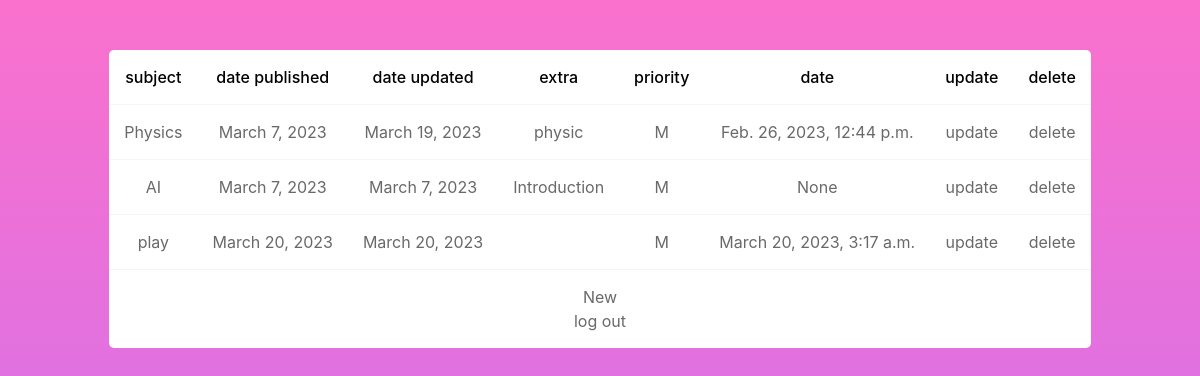
Screenshot of / (signed in) with the database file from the repository.
### todo_app/models.py (models this page shows, shortened)
class todo(models.Model):
    user = models.ForeignKey(settings.AUTH_USER_MODEL, on_delete=models.CASCADE, null=True)
    subject = models.CharField("subject", max_length=50)
    extra = models.TextField("extra", max_length=500)
    HIGHPRIO = 'H'
    MEDUIMPRIO = 'M'
    LOWPRIO = 'L'
    PRIORITY_CHOICES=[
        (HIGHPRIO, 'highPriority'),
        (MEDUIMPRIO, 'meduimPriority'),
        (LOWPRIO, 'lowPriority')
    ]
    priority = models.CharField(max_length=1, choices=PRIORITY_CHOICES, default=MEDUIMPRIO)
    date = models.DateTimeField("date time", null=True)
    date_pub = models.DateField("date published", auto_now_add=True)
    date_upd = models.DateField("date updated", auto_now=True)

### todo_app/views.py (the view)
# urls.py: path('', views.index, name='index'),
def index(request):
    if request.user.is_authenticated:
        list = todo.objects.filter(user=request.user.id).values()
        print(list)
        return render(request, 'index.html', {'todo_list':list})
    return HttpResponseRedirect(reverse('todo_app:login'))

### todo_app/templates/index.html (shortened to what this page needs)
{% extends 'master.html' %}
{% block content %}
<div id='index-container'>
    {% if todo_list %}
    <table>
        <tr>
            <th>subject</th>
            <th>date published</th>
            <th>date updated</th>
            <th>extra</th>
            <th>priority</th>
            <th>date</th>
            <th>update</th>
            <th>delete</th>
        </tr>
            {% for item in  todo_list %}
            <a>
                <tr>
                    <td>{{ item.subject }}</td>
                    <td>{{ item.date_pub }}</td>
                    <td>{{ item.date_upd }}</td>
                    <td>{{ item.extra }}</td>
                    <td>{{ item.priority }}</td>
                    <td>{{ item.date }}</td>
                    <td><a href='{% url 'todo_app:update' item.id%}'>update</a></td>
                    <td class='deleteBtn' onclick="ask_for_delete('{{ item.subject }}', '{% url 'todo_app:delete' item.id %}')">delete</td>
                </tr>
            </a>
            {% endfor %}
    </table>
    {% endif %}
    <span id='add-btn'>
        <a style="display:block;" href='{% url 'todo_app:insert' %}'>New</a>
        <a style="display:block;" href='{% url 'todo_app:logout' %}'>log out</a>
    </span>
</div>
{% endblock content %}

### todo_app/templates/master.html (shortened to what this page needs)
<!DOCTYPE html>
<html lang='en'>
<head>
  {% load static %}
  <link rel="stylesheet" href="{% static 'css/master.css' %}"/>
  <link rel="stylesheet" href="{% static 'css/messagebox-default.min.css' %}" />
  <link rel="stylesheet" href="https://stackpath.bootstrapcdn.com/bootstrap/4.2.1/css/bootstrap.min.css">
  <link href="https://stackpath.bootstrapcdn.com/font-awesome/4.7.0/css/font-awesome.min.css" rel="stylesheet">
  <link rel="stylesheet" href="https://cdnjs.cloudflare.com/ajax/libs/tempusdominus-bootstrap-4/5.1.2/css/tempusdominus-bootstrap-4.min.css" />
</head>
<body>
<div id='content'>
{% block content %}
{% endblock %}
</div>
</body>
</html>

### todo_app/static/css/master.css (style rules this page uses)
#content { width: 100vw; height: 100vh; padding: 50px; }
body { width: 100vh !important; height: 100vh !important; background: -webkit-linear-gradient(bottom,#c471f5,#fa71cd); background: linear-gradient(bottom,#c471f5,#fa71cd); }
#index-container { width: fit-content; margin: auto; }
table { background-color: white; margin: auto; border-radius: 5px; border-bottom-left-radius: 0px; border-bottom-right-radius: 0px; }
tr { text-align: center; border-bottom: 1px solid whitesmoke; }
th, td { padding: 15px; }
th { font-weight: 500; color: black; }
td, a { color: dimgrey !important; }
#add-btn { display: block; border-bottom-left-radius: 5px; border-bottom-right-radius: 5px; color: dimgray !important; background-color: white; text-align: center; padding: 15px 0px; }

### rows the page displays
todo: subject "Physics", date_pub "March 7, 2023", date_upd "March 19, 2023", extra "physic", priority "M", date "Feb. 26, 2023, 12:44 p.m."
todo: subject "AI", date_pub "March 7, 2023", date_upd "March 7, 2023", extra "Introduction", priority "M", date "None"
todo: subject "play", date_pub "March 20, 2023", date_upd "March 20, 2023", priority "M", date "March 20, 2023, 3:17 a.m."
